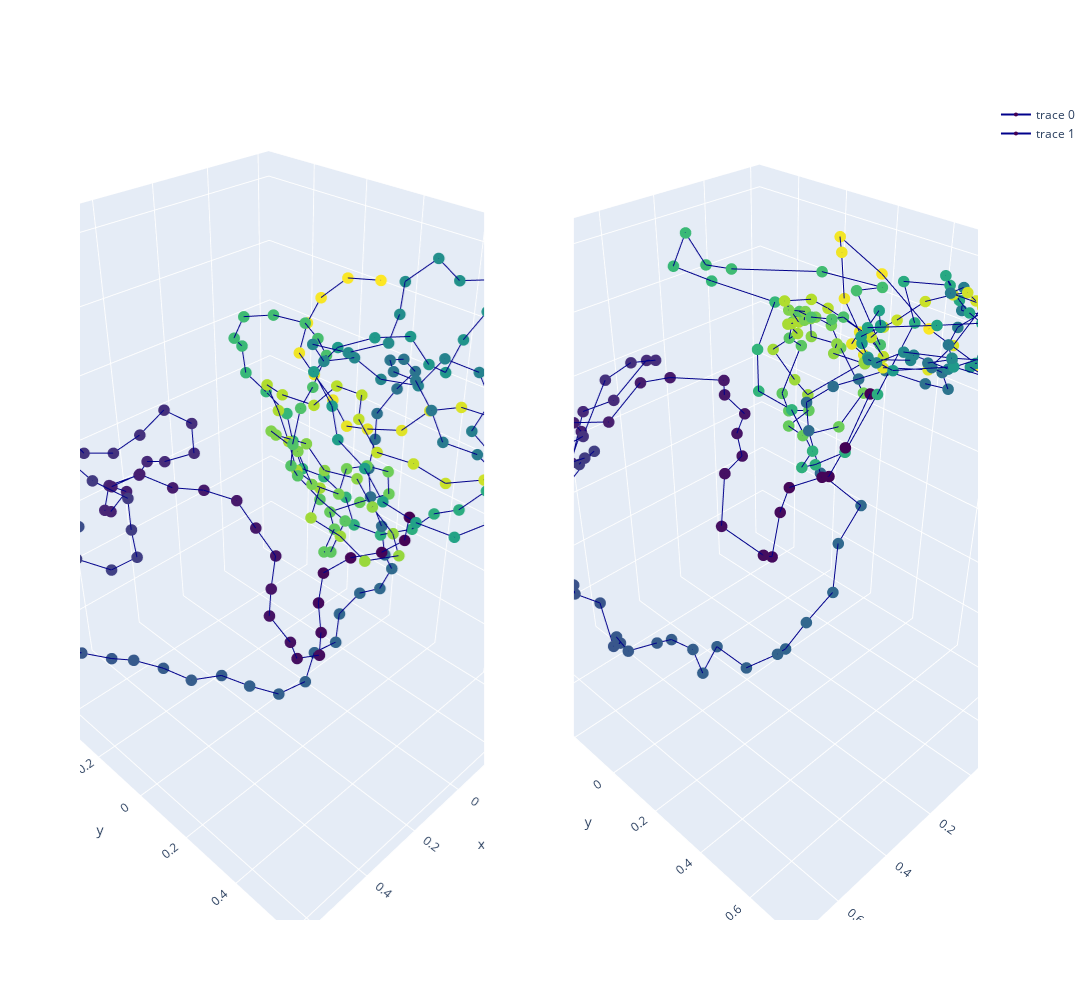

Notebook code for this chart:
### Code cell
test_true_structure = test_true_structures[GRAPH_TESTED]
test_pred_structure = test_pred_structures[GRAPH_TESTED]

test_pred_structure_superposed, test_true_structure_superposed = \
        kabsch_superimposition_numpy(test_pred_structure, test_true_structure, EMBEDDING_SIZE)

x_pred = test_pred_structure_superposed[:, 0]  
y_pred = test_pred_structure_superposed[:, 1]
z_pred = test_pred_structure_superposed[:, 2]

x_true = test_true_structure_superposed[:, 0]  
y_true = test_true_structure_superposed[:, 1]
z_true = test_true_structure_superposed[:, 2]

colorscale1 = np.asarray(range(len(x_true)))
colorscale2 = np.asarray(range(len(x_pred)))
color1 = 'Viridis'
color2 = 'Viridis'

plot_true_pred_structures(x_pred, y_pred, z_pred, x_true, y_true, z_true, colorscale1, colorscale2, color1, color2)

# Shape comparison
print('Kabsch distance is ' + str(kabsch_distance_numpy(test_pred_structure, test_true_structure, EMBEDDING_SIZE)))

### Figure 1 — Plotly figure (JSON) as saved in the notebook; plotly's stock layout.template omitted (floating-point values rounded to 4 significant figures; data arrays with more than 128 entries replaced by an {"elided": "..."} marker saying what was removed)
{"data": [{"line": {"color": "darkblue", "width": 2}, "marker": {"color": {"elided": "202 int values"}, "colorscale": [[0, "#440154"], [0.1111, "#482878"], [0.2222, "#3e4989"], [0.3333, "#31688e"], [0.4444, "#26828e"], [0.5556, "#1f9e89"], [0.6667, "#35b779"], [0.7778, "#6ece58"], [0.8889, "#b5de2b"], [1, "#fde725"]], "size": 4}, "scene": "scene", "type": "scatter3d", "x": {"elided": "202 float values"}, "y": {"elided": "202 float values"}, "z": {"elided": "202 float values"}}, {"line": {"color": "darkblue", "width": 2}, "marker": {"color": {"elided": "202 int values"}, "colorscale": [[0, "#440154"], [0.1111, "#482878"], [0.2222, "#3e4989"], [0.3333, "#31688e"], [0.4444, "#26828e"], [0.5556, "#1f9e89"], [0.6667, "#35b779"], [0.7778, "#6ece58"], [0.8889, "#b5de2b"], [1, "#fde725"]], "size": 4}, "scene": "scene2", "type": "scatter3d", "x": {"elided": "202 float values"}, "y": {"elided": "202 float values"}, "z": {"elided": "202 float values"}}], "layout": {"height": 1000, "scene": {"domain": {"x": [0, 0.45], "y": [0, 1]}}, "scene2": {"domain": {"x": [0.55, 1], "y": [0, 1]}}, "width": 1300}}
